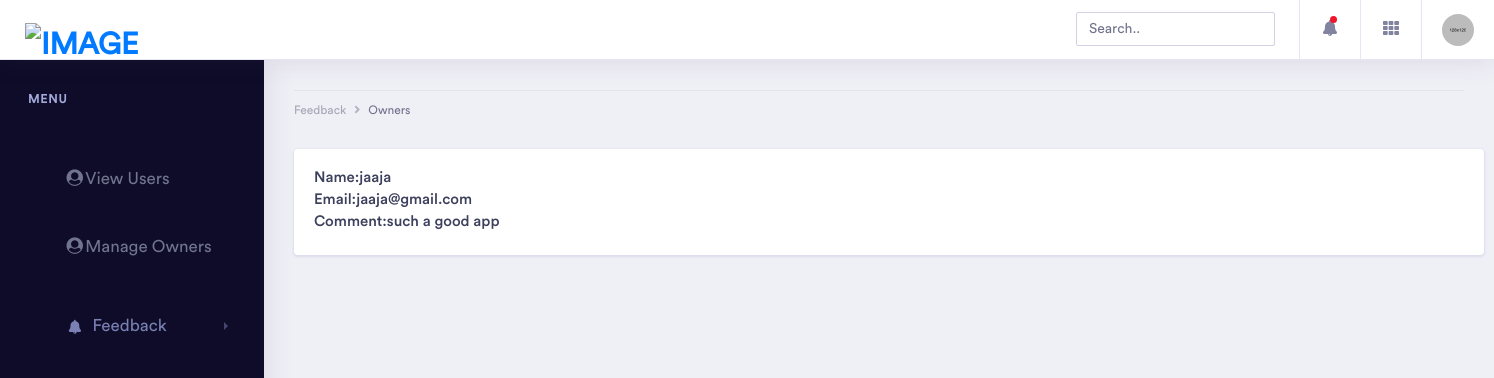
/concept-master/dummyownerupdate.php, run on the app's committed database.
### tables this page shows
CREATE TABLE `ownercomment` (
  `id` int(100) NOT NULL,
  `name` varchar(100) NOT NULL,
  `email` varchar(100) NOT NULL,
  `comment` varchar(100) NOT NULL,
  `rate` varchar(30) NOT NULL
);

### concept-master/dummyownerupdate.php (the view, shortened to what this page needs)
<!doctype html>
<html lang="en">
<head>
    <link rel="stylesheet" href="assets/vendor/bootstrap/css/bootstrap.min.css">
    <link href="assets/vendor/fonts/circular-std/style.css" rel="stylesheet">
    <link rel="stylesheet" href="assets/libs/css/adminstyle.css">
    <link rel="stylesheet" href="assets/vendor/fonts/fontawesome/css/fontawesome-all.css">
    <link rel="stylesheet" href="assets/vendor/charts/chartist-bundle/chartist.css">
    <link rel="stylesheet" href="assets/vendor/charts/morris-bundle/morris.css">
    <link rel="stylesheet" href="assets/vendor/fonts/material-design-iconic-font/css/materialdesignicons.min.css">
    <link rel="stylesheet" href="assets/vendor/charts/c3charts/c3.css">
    <link rel="stylesheet" href="assets/vendor/fonts/flag-icon-css/flag-icon.min.css">
</head>
<body>
    <div class="dashboard-main-wrapper">
        <div class="dashboard-header">
            <nav class="navbar navbar-expand-lg bg-white fixed-top" style="height:20px;">
                <a class="navbar-brand" href="index.php"><img src="assets/images/2020.png" style="width:170px;height:170px;margin-top:31px;margin-left:5px;" alt="image"></a>
                <div class="collapse navbar-collapse " id="navbarSupportedContent">
                    <ul class="navbar-nav ml-auto navbar-right-top">
                        <li class="nav-item">
                            <div id="custom-search" class="top-search-bar">
                                <input class="form-control" type="text" placeholder="Search..">
                            </div>
                        </li>
                        <li class="nav-item dropdown notification">
                            <a class="nav-link nav-icons" href="#" id="navbarDropdownMenuLink1" data-toggle="dropdown" aria-haspopup="true" aria-expanded="false"><i class="fas fa-fw fa-bell"></i> <span class="indicator"></span></a>
                        </li>
                        <li class="nav-item dropdown connection">
                            <a class="nav-link" href="#" id="navbarDropdown" role="button" data-toggle="dropdown" aria-haspopup="true" aria-expanded="false"> <i class="fas fa-fw fa-th"></i> </a>
                        </li>
                        <li class="nav-item dropdown nav-user">
                            <a class="nav-link nav-user-img" href="#" id="navbarDropdownMenuLink2" data-toggle="dropdown" aria-haspopup="true" aria-expanded="false"><img src="assets/images/avatar-1.jpg" alt="" class="user-avatar-md rounded-circle"></a>
                        </li>
                    </ul>
                </div>
            </nav>
        </div>
        <div class="nav-left-sidebar sidebar-dark">
            <div class="menu-list">
                <nav class="navbar navbar-expand-lg navbar-light">
                    <div class="collapse navbar-collapse" id="navbarNav">
                        <ul class="navbar-nav flex-column">
                            <li class="nav-divider">
                                Menu
                            </li>
                            <li class="nav-item " >
				<br><br>	<a  href="#" data-toggle="collapse" aria-expanded="false" data-target="#submenu-2" aria-controls="submenu-2"><class="colorlib-active"><a href="index.php"><class style="margin-left:50px;font-size:17px;"><i class="fa fa-fw fa-user-circle"></i>View Users</a><br><br><br>
				<a  href="#" data-toggle="collapse" aria-expanded="false" data-target="#submenu-2" aria-controls="submenu-2">	<a href="manage.php"><class style="margin-left:50px;font-size:17px;"><i class="fa fa-fw fa-user-circle"></i>Manage Owners</a><br><br><br>
                                <a class="nav-link" href="#" data-toggle="collapse" aria-expanded="false" data-target="#submenu-1-2" aria-controls="submenu-1-2"><class style="margin-left:40px;font-size:17px;"><i class="fa fa-fw fa-bell"></i>Feedback</a>
                            </li>
							</ul>
                                </div>
                    </div>
            </div>
        </div>
        <div class="dashboard-wrapper">
            <div class="dashboard-ecommerce">
                <div class="container-fluid dashboard-content ">
                    <div class="row">
                        <div class="col-xl-12 col-lg-12 col-md-12 col-sm-12 col-12">
                            <div class="page-header">
                                <div class="page-breadcrumb">
                                    <nav aria-label="breadcrumb">
                                        <ol class="breadcrumb">
                                            <li class="breadcrumb-item"><a href="#" class="breadcrumb-link">Feedback</a></li>
                                            <li class="breadcrumb-item active" aria-current="page">Owners</li>
                                        </ol>
                                    </nav>
                                </div>
                            </div>
                        </div>
                    </div>
                    <div class="ecommerce-widget">
                        <div class="row">
                            <div class="col-xl-3 col-lg-6 col-md-6 col-sm-12 col-12">
								<?php
					include 'config.php';
					$sql1 = "select * from ownercomment";
					$result1 = mysqli_query($con,$sql1);
					$num1=mysqlI_num_rows($result1);
						if($num1 > 0)
								{
								while($row1 = mysqli_fetch_array($result1))
								{
							$name=$row1['name'];
							$email=$row1['email'];
							$comment=$row1['comment'];
			?>
			<div class="card" style="width:85em;">
                                    <div class="card-body" >
                                       <div class="metric-value d-inline-block" >
                                            <h1 class="mb-1" style="font-size:15px;">Name:<?php echo $name;?></h1>
                                            <h1 class="mb-1" style="font-size:15px;">Email:<?php echo $email;?></h1>
                                            <h1 class="mb-1" style="font-size:15px;">Comment:<?php echo $comment;?></h1>
                                        </div>
                            </div>
                        </div>
						 <?php
								}
				}
				?>
						 </div>
                    </div>
                </div>
                        </div>
        </div>
    </div>
</body>
</html>

### data on the page
ownercomment: name "jaaja", email "jaaja@gmail.com", comment "such a good app"
